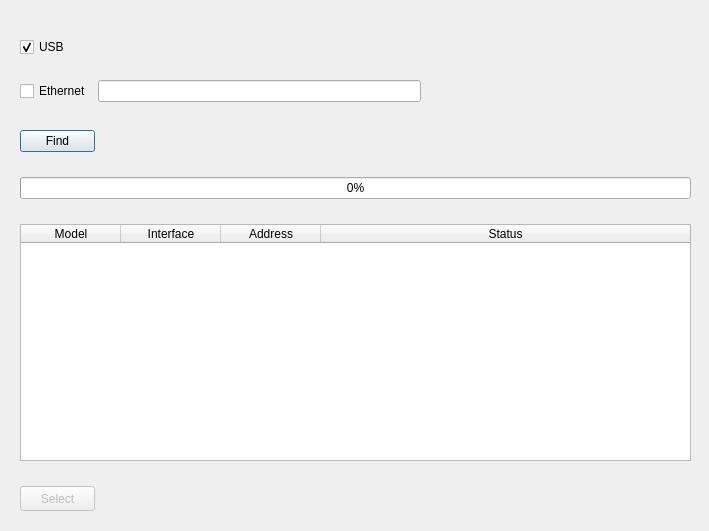
<?xml version="1.0" encoding="UTF-8"?>
<ui version="4.0">
 <class>dlgFind</class>
 <widget class="QDialog" name="dlgFind">
  <property name="enabled">
   <bool>true</bool>
  </property>
  <property name="geometry">
   <rect>
    <x>0</x>
    <y>0</y>
    <width>709</width>
    <height>531</height>
   </rect>
  </property>
  <property name="windowTitle">
   <string notr="true">Find Apogee Devices</string>
  </property>
  <widget class="QWidget" name="layoutWidget">
   <property name="geometry">
    <rect>
     <x>20</x>
     <y>130</y>
     <width>671</width>
     <height>381</height>
    </rect>
   </property>
   <layout class="QVBoxLayout" name="verticalLayout">
    <property name="spacing">
     <number>25</number>
    </property>
    <item>
     <widget class="QPushButton" name="btnFind">
      <property name="maximumSize">
       <size>
        <width>75</width>
        <height>25</height>
       </size>
      </property>
      <property name="text">
       <string>Find</string>
      </property>
     </widget>
    </item>
    <item>
     <widget class="QProgressBar" name="pBarFind">
      <property name="maximum">
       <number>10</number>
      </property>
      <property name="value">
       <number>0</number>
      </property>
     </widget>
    </item>
    <item>
     <widget class="QTableWidget" name="tblDevices">
      <property name="minimumSize">
       <size>
        <width>589</width>
        <height>0</height>
       </size>
      </property>
      <property name="autoFillBackground">
       <bool>false</bool>
      </property>
      <property name="selectionBehavior">
       <enum>QAbstractItemView::SelectRows</enum>
      </property>
      <attribute name="horizontalHeaderCascadingSectionResizes">
       <bool>false</bool>
      </attribute>
      <attribute name="horizontalHeaderDefaultSectionSize">
       <number>100</number>
      </attribute>
      <attribute name="horizontalHeaderHighlightSections">
       <bool>false</bool>
      </attribute>
      <attribute name="horizontalHeaderMinimumSectionSize">
       <number>100</number>
      </attribute>
      <attribute name="horizontalHeaderStretchLastSection">
       <bool>true</bool>
      </attribute>
      <attribute name="verticalHeaderDefaultSectionSize">
       <number>30</number>
      </attribute>
      <attribute name="verticalHeaderMinimumSectionSize">
       <number>22</number>
      </attribute>
      <column>
       <property name="text">
        <string>Model</string>
       </property>
      </column>
      <column>
       <property name="text">
        <string>Interface</string>
       </property>
      </column>
      <column>
       <property name="text">
        <string>Address</string>
       </property>
      </column>
      <column>
       <property name="text">
        <string>Status</string>
       </property>
      </column>
     </widget>
    </item>
    <item>
     <widget class="QPushButton" name="btnSelect">
      <property name="enabled">
       <bool>false</bool>
      </property>
      <property name="minimumSize">
       <size>
        <width>0</width>
        <height>25</height>
       </size>
      </property>
      <property name="maximumSize">
       <size>
        <width>75</width>
        <height>25</height>
       </size>
      </property>
      <property name="text">
       <string>Select</string>
      </property>
      <property name="autoDefault">
       <bool>true</bool>
      </property>
     </widget>
    </item>
   </layout>
  </widget>
  <widget class="QWidget" name="layoutWidget">
   <property name="geometry">
    <rect>
     <x>20</x>
     <y>20</y>
     <width>401</width>
     <height>101</height>
    </rect>
   </property>
   <layout class="QGridLayout" name="gridLayout">
    <item row="0" column="0">
     <widget class="QCheckBox" name="cBoxUsb">
      <property name="text">
       <string>USB</string>
      </property>
      <property name="checked">
       <bool>true</bool>
      </property>
     </widget>
    </item>
    <item row="1" column="0">
     <widget class="QCheckBox" name="cBoxEthernet">
      <property name="text">
       <string>Ethernet</string>
      </property>
     </widget>
    </item>
    <item row="1" column="1">
     <widget class="QLineEdit" name="editEthernetSubnet"/>
    </item>
   </layout>
  </widget>
 </widget>
 <resources/>
 <connections>
  <connection>
   <sender>btnSelect</sender>
   <signal>clicked()</signal>
   <receiver>dlgFind</receiver>
   <slot>accept()</slot>
   <hints>
    <hint type="sourcelabel">
     <x>58</x>
     <y>477</y>
    </hint>
    <hint type="destinationlabel">
     <x>314</x>
     <y>255</y>
    </hint>
   </hints>
  </connection>
  <connection>
   <sender>tblDevices</sender>
   <signal>itemClicked(QTableWidgetItem*)</signal>
   <receiver>dlgFind</receiver>
   <slot>OnDevicePickedInTable()</slot>
   <hints>
    <hint type="sourcelabel">
     <x>430</x>
     <y>323</y>
    </hint>
    <hint type="destinationlabel">
     <x>503</x>
     <y>147</y>
    </hint>
   </hints>
  </connection>
 </connections>
 <slots>
  <slot>OnDevicePickedInTable()</slot>
 </slots>
</ui>
